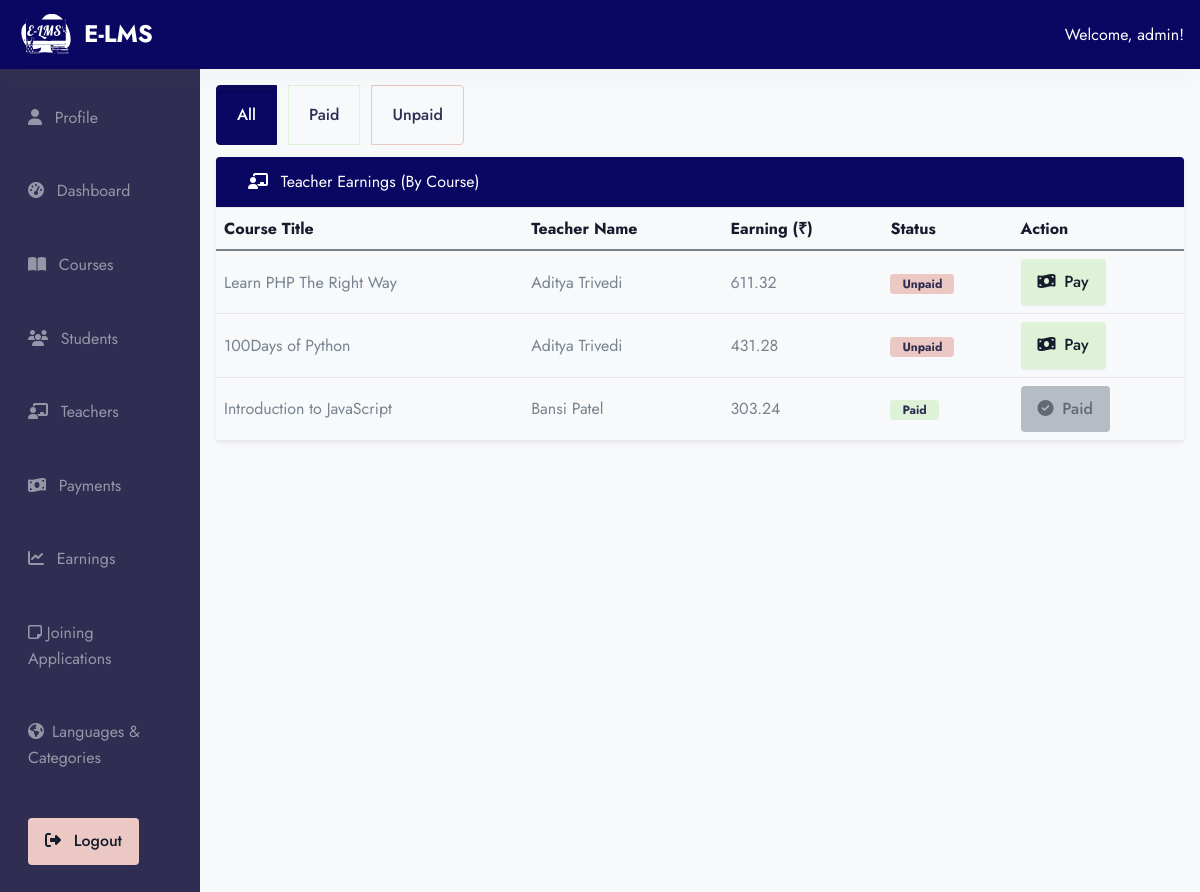
/ad-min/payment/ (signed in), run on the app's committed database.
### app/models.py (models this page shows, shortened)
class Users(AbstractUser):
    ROLE_CHOICES = (
        ('student', 'Student'),
        ('teacher', 'Teacher'),
        ('admin', 'Admin'),
    )
    role = models.CharField(max_length=20, choices=ROLE_CHOICES, default='student')

class Course(models.Model):
    course_image = models.ImageField(upload_to="Media/course_image", null=True)
    teacher = models.ForeignKey(Teacher, on_delete=models.CASCADE, related_name="courses")
    title = models.CharField(max_length=255)
    descriptions = models.TextField()
    course_category = models.ForeignKey(Categories, on_delete=models.CASCADE, related_name="courses")
    level = models.ForeignKey(Level, on_delete=models.CASCADE, null=True,)
    language = models.ForeignKey(Language, on_delete=models.CASCADE, null=True,)
    slug = models.SlugField(default='',max_length=500, null=True,blank=True)
    price = models.DecimalField(max_digits=10, decimal_places=2)
    discount = models.DecimalField(max_digits=5, decimal_places=2, null=True, blank=True, default=0)

### E_LMS/admin_view.py (the view)
# urls.py: path('ad-min/payment/', admin_view.admin_earnings_view, name='admin_payments'),
@login_required
def admin_earnings_view(request):
    user = request.user
    if user.role != 'admin':
        return page_not_found(request)
    filter_status = request.GET.get('status', 'all')  # all, paid, unpaid
    earnings_qs = TeacherEarning.objects.select_related('course', 'teacher__user')
    if filter_status == 'paid':
        earnings_qs = earnings_qs.filter(is_paid=True)
    elif filter_status == 'unpaid':
        earnings_qs = earnings_qs.filter(is_paid=False)
    earnings_summary = earnings_qs.values(
        'course__id',
        'course__title',
        'teacher__user__first_name',
        'teacher__user__last_name',
        'is_paid',
    ).annotate(total_earned=Sum('amount')).order_by('-total_earned')
    context = {
        'teacher_earnings': earnings_summary,
        'filter_status': filter_status,
    }
    return render(request, 'admin/admin_payment.html', context)

### templates/admin/admin_payment.html (shortened to what this page needs)
{% extends 'base2.html' %}
{% load static %}
{% block content %}
<div class="container-fluid">
  <div class="row">
      {% include 'admin/admin_sidebar.html' %}
     <div class="col-md-10 ms-auto p-4 bg-light" style="min-height: 100vh;">
  <div class="btn-group mb-3 " role="group" aria-label="Filter earnings">
    <a href="?status=all" class="btn btn-outline-primary me-3 {% if filter_status == 'all' %}active{% endif %}">All</a>
    <a href="?status=paid" class="btn btn-outline-success text-dark me-3 {% if filter_status == 'paid' %}active{% endif %}">Paid</a>
    <a href="?status=unpaid" class="btn btn-outline-danger text-dark {% if filter_status == 'unpaid' %}active{% endif %}">Unpaid</a>
  </div>
  <div class="card shadow-sm border-0">
    <div class="card-header bg-primary text-white">
      <i class="fas fa-chalkboard-teacher me-2"></i> Teacher Earnings (By Course)
    </div>
    <div class="card-body p-0">
      <div class="table-responsive">
        <table class="table table-hover align-middle mb-0">
          <thead class="table-light">
            <tr>
              <th>Course Title</th>
              <th>Teacher Name</th>
              <th>Earning (₹)</th>
              <th>Status</th>
              <th>Action</th>
            </tr>
          </thead>
          <tbody>
            {% for item in teacher_earnings %}
            <tr>
              <td>{{ item.course__title }}</td>
              <td>{{ item.teacher__user__first_name }} {{ item.teacher__user__last_name }}</td>
              <td>{{ item.total_earned|floatformat:2 }}</td>
              <td>
                {% if item.is_paid %}
                  <span class="badge bg-success text-dark">Paid</span>
                {% else %}
                  <span class="badge bg-danger text-dark">Unpaid</span>
                {% endif %}
              </td>
              <td>
                {% if not item.is_paid %}
                  <a href="{% url 'pay_teacher_earning' item.course__id %}" class="btn btn-success btn-sm">
                    <i class="fas fa-money-bill-wave me-1"></i> Pay
                  </a>
                {% else %}
                  <button class="btn btn-secondary btn-sm" disabled>
                    <i class="fas fa-check-circle me-1"></i> Paid
                  </button>
                {% endif %}
              </td>
            </tr>
            {% empty %}
            <tr>
              <td colspan="5" class="text-center text-muted">No teacher earnings found.</td>
            </tr>
            {% endfor %}
          </tbody>
        </table>
      </div>
    </div>
  </div>
</div>
  </div>
</div>
{% endblock %}

### templates/components/header_dash.html (shortened to what this page needs)
{% load static %}
<div class="col-12">
  <nav class="navbar navbar-dark bg-primary px-4 py-2 d-flex justify-content-between align-items-center shadow-light">
    <a class="navbar-brand d-flex align-items-center" href="#">
      <img src="{% static 'assets/img/E-LMS_Logo.svg' %}" alt="Project Logo" width="60" height="40" class="me-2">
      <span class="text-white fw-bold">E-LMS </span>
    </a>
    <div class="text-white">
      {% if request.user.is_authenticated %}
        <span class="fw-semibold">Welcome, {{ request.user.username }}!</span>
        {% endif %}
    </div>
  </nav>
</div>

### data on the page
Users: user.username "admin"
Course: course__title "Learn PHP The Right Way", teacher__user__first_name "Aditya", teacher__user__last_name "Trivedi", total_earned "611.32", shows "Unpaid", shows "Pay"
Course: course__title "100Days of Python", teacher__user__first_name "Aditya", teacher__user__last_name "Trivedi", total_earned "431.28", shows "Unpaid", shows "Pay"
Course: course__title "Introduction to JavaScript", teacher__user__first_name "Bansi", teacher__user__last_name "Patel", total_earned "303.24", shows "Paid"
